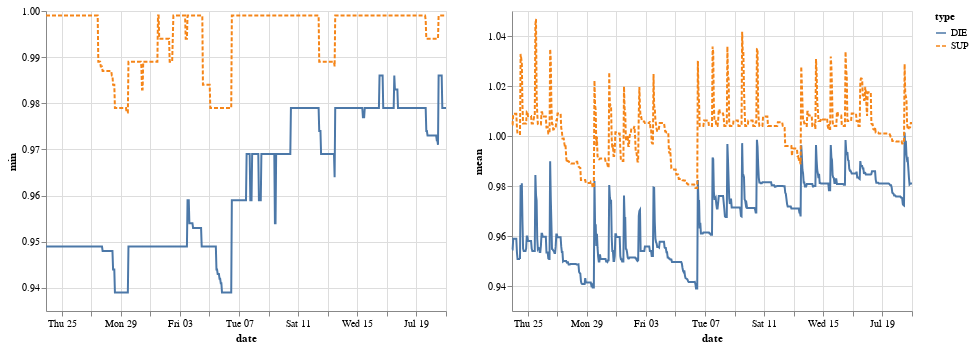

The notebook cell saved with this chart:
### Markdown cell above
Some movement, escepcially if we look at the mean price. We can make it look more spectacular, if we don't let the price start at 0 - great trick and bad visualization practive at the same time 😉

### Code cell
chart_not_zero = alt.Chart(df).mark_line().encode(
    x='date',
    y=alt.Y(alt.repeat("column"), type='quantitative', scale=alt.Scale(zero=False)),
    color='type',
    strokeDash='type',
).repeat(
    column=['min', 'mean']
)

chart_not_zero

### Figure 1 — Vega-Lite specification as saved in the notebook (floating-point values rounded to 4 significant figures; data arrays with more than 128 entries replaced by an {"elided": "..."} marker saying what was removed)
{"config": {"view": {"continuousWidth": 400, "continuousHeight": 300}}, "repeat": {"column": ["min", "mean"]}, "spec": {"data": {"name": "data-b996ecf44ba20ba595acf0784dda4269"}, "mark": "line", "encoding": {"color": {"type": "nominal", "field": "type"}, "strokeDash": {"type": "nominal", "field": "type"}, "x": {"type": "temporal", "field": "date"}, "y": {"type": "quantitative", "field": {"repeat": "column"}, "scale": {"zero": false}}}}, "$schema": "https://vega.github.io/schema/vega-lite/v4.8.1.json", "datasets": {"data-b996ecf44ba20ba595acf0784dda4269": {"elided": "1302 records"}}}
